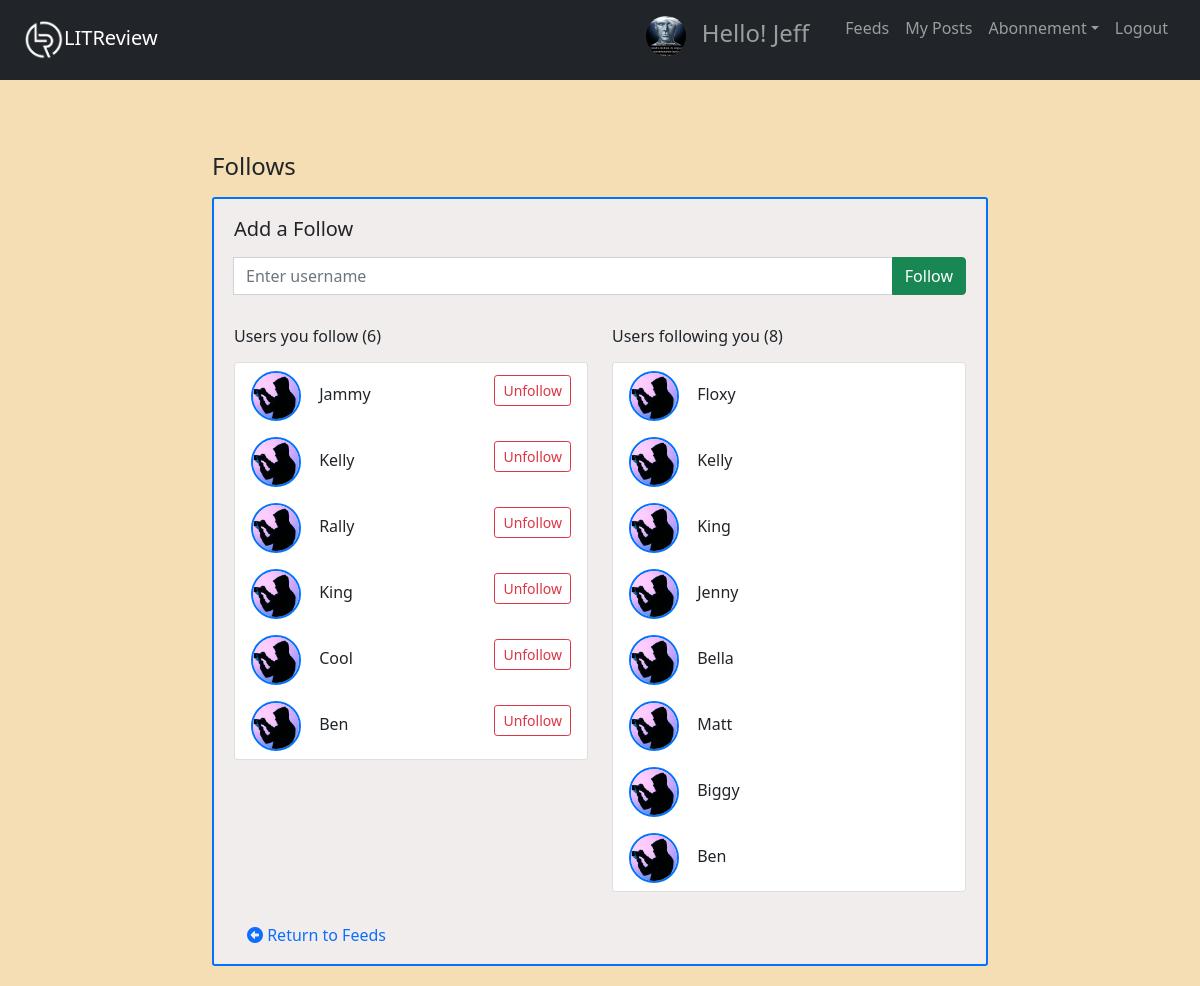
Page /follow_page/ (signed in) on the committed database.
### users/models.py (models this page shows, shortened)
class UserProfile(models.Model):
    user = models.OneToOneField(User, on_delete=models.CASCADE)
    image = models.ImageField(default="default.jpg", upload_to="profile_pics")

### follow_auth/models.py (models this page shows, shortened)
class UserFollows(models.Model):
    user = models.ForeignKey(
        to=settings.AUTH_USER_MODEL, on_delete=models.CASCADE, related_name="following"
    )
    followed_user = models.ForeignKey(
        to=settings.AUTH_USER_MODEL,
        on_delete=models.CASCADE,
        related_name="followed_by",
    )
    class Meta:
        unique_together = ("user", "followed_user")

### users/views.py (the view)
# urls.py: path("follow_page/", f_views.follows_page, name="follows_page"),
@login_required
def follows_page(request):
    if request.method == "POST":
        form = FollowForm(request.POST)
        if form.is_valid():
            try:
                followed_user = User.objects.get(username=request.POST["followed_user"])
                if request.user == followed_user:
                    messages.error(request, "You can't follow yourself!")
                else:
                    try:
                        UserFollows.objects.create(
                            user=request.user, followed_user=followed_user
                        )
                        messages.success(
                            request, f"You are now following {followed_user} !"
                        )
                    except IntegrityError:
                        messages.error(
                            request, f"You are already following {followed_user} !"
                        )
            except User.DoesNotExist:
                messages.error(
                    request, f'The user {form.data["followed_user"]} does not exist.'
                )
    else:
        form = FollowForm()
    user_follows = UserFollows.objects.filter(user=request.user).order_by(
        "followed_user"
    )
    followed_by = UserFollows.objects.filter(followed_user=request.user).order_by(
        "user"
    )
    context = {
        "form": form,
        "user_follows": user_follows,
        "followed_by": followed_by,
        "title": "Follows",
    }
    return render(request, "follow_auth/follow_page.html", context)

### follow_auth/forms.py
class FollowForm(forms.Form):
    followed_user = forms.CharField(
        label=False,
        widget=forms.TextInput(attrs={"placeholder": "Rechercher un utilisateur"}),
    )

### follow_auth/templates/follow_auth/follow_page.html (shortened to what this page needs)
{% extends "feeds/base.html" %}
{% load crispy_forms_tags %}
{% block content %}
<div class="container p-0 mt-4">
  <div class="row mb-2">
    <h4 class="col-8 py-2 mb-0">Follows</h4>
  </div>
</div>
<div class="content-section">
  <h5 class="mb-3 mt-2">Add a Follow</h5>
  <fieldset class="form-group mt-3">
    <form class="input-group mb-3" method="POST">
      <input class="form-control" id="followed_user" type="text" name="followed_user" placeholder="Enter username">
      <div class="input-group-append">
        <button class="btn btn-success" id="button-addon2" type="submit">Follow</button>
      </div>
    </form>
  </fieldset>
  <div class="row">
    <div class="col">
      <h6 class="mb-3">Users you follow ({{ user_follows.count }})</h6>
       {% if user_follows %}
        <div class="card mb-5">
          <ul class="list-group list-group-flush">
            {% for follow in user_follows %}
              <li class="list-group-item">
                <p class="mb-0">
                  <img class="rounded-circle article-img" src="{{ follow.followed_user.userprofile.image.url}}"
                       style="height:50px; width:50px" alt="{{ follow.followed_user.username }} profile picture">
                       {{ follow.followed_user.username }}
                  <a class="btn btn-outline-danger btn-sm float-right mt-1" href="{% url 'confirm-unfollow' follow.id %}">
                    Unfollow
                  </a>
                </p>
              </li>
            {% endfor %}
          </ul>
        </div>
      {% endif %}
    </div>
    <div class="col">
      <h6 class="mb-3">Users following you ({{ followed_by.count }})</h6>
      {% if followed_by %}
        <div class="card mb-4">
          <ul class="list-group list-group-flush">
            {% for follow in followed_by %}
              <li class="list-group-item">
                <p class="mb-0">
                  <img class="rounded-circle article-img" src="{{ follow.user.userprofile.image.url }}"
                       style="height:50px; width:50px" alt="{{ follow.user.username }} profile picture">
                  {{ follow.user.username }}
                </p>
              </li>
            {% endfor %}
          </ul>
        </div>
      {% endif %}
    </div>
  </div>
  <a class="btn btn-link text-decoration-none" href="{% url 'feeds-home' %}"><i class="fas fa-arrow-alt-circle-left"></i> Return to Feeds</a>
</div>
{% endblock content %}

### feeds/templates/feeds/base.html (shortened to what this page needs)
<!DOCTYPE html>
{% load static %}
<html>
<head>
    <link rel="stylesheet" type="text/css" href="{% static 'feeds/css/styles.css'%}?1510690221335">
    <link rel="stylesheet" href="https://cdn.jsdelivr.net/npm/bootstrap@4.3.1/dist/css/bootstrap.min.css" integrity="sha384-
         ggOyR0iXCbMQv3Xipma34MD+dH/1fQ784/j6cY/iJTQUOhcWr7x9JvoRxT2MZw1T">
    <link href="https://cdn.jsdelivr.net/npm/bootstrap@5.0.1/dist/css/bootstrap.min.css" rel="stylesheet">
    <link rel="stylesheet" href="https://cdn.jsdelivr.net/npm/bootstrap-icons@1.7.2/font/bootstrap-icons.css">
</head>
<body>
    <header class="site-header">
    <div id="content", name="content", class="main">
        <div class="row justify-content-center">
            <nav class="navbar navbar-expand-sm bg-dark navbar-dark">
                <div class="container-fluid">
                    <a class="navbar-brand" href=""><img src="{% static 'feeds/img/logo_LITReview.png' %}" width="40" height="40" alt="LITReview logo">LITReview</a>
                    {% if user.is_authenticated%}
                        <div class="collapse navbar-collapse" id="collapsibleNavbar">
                            <ul class="navbar-nav ms-auto">
                                <li class="nav-item">
                                    <h4 class="nav-link hello-msg"><img class="rounded-circle msg-img" src="{{ user.userprofile.image.url }}"/> Hello! {{ user.username}} </h4>
                                </li>
                                <li class="nav-item">
                                    <a class="nav-link" href="{% url 'feeds-home' %}">Feeds</a>
                                </li>
                                <li class="nav-item">
                                    <a class="nav-link" href="{% url 'my-posts' %}">My Posts</a>
                                </li>
                                <li class="nav-item dropdown">
                                    <a class="nav-link dropdown-toggle" href="#" role="button" data-bs-toggle="dropdown">Abonnement</a>
                                </li>
                                <li class="nav-item">
                                    <a class="nav-link" href="/logout">Logout</a>
                                </li>
                            </ul>
                    {% endif %}
                </div>
            </nav>
          </div>
        </header>
        <div id="content", name="content", class="main">
            <div class="row justify-content-center">
                <div class="col-4">
                    {% block content %}
                    {% endblock content %}
                </div>
            </div>
        </div>
</body>
</html>

### feeds/static/feeds/css/styles.css (style rules this page uses)
body, html { margin: 0; padding: 0; height: 100%; background: wheat !important; }
.col-4 { width: 800px !important; }
.col-8 { margin-top: 40px !important; }
.form-group { color: black; }
.msg-img { width: 40px !important; margin-right: 10px; }
.hello-msg { margin-right: 20px; }
.site-header { color: #ffffff; }
.content-section { background: rgb(241, 237, 237); padding: 10px 20px; border: 2px solid rgb(0, 115, 255); border-radius: 3px; margin-bottom: 20px; }
.article-img { height: 50px; width: 50px; border: 2px solid rgb(0, 115, 255); margin-right: 14px; }

### rows in the picture
UserFollows: followed_user.userprofile.image (placeholder picture), followed_user.username "Jammy"
UserFollows: followed_user.userprofile.image (placeholder picture), followed_user.username "Kelly"
UserFollows: followed_user.userprofile.image (placeholder picture), followed_user.username "Rally"
UserFollows: followed_user.userprofile.image (placeholder picture), followed_user.username "King"
UserFollows: followed_user.userprofile.image (placeholder picture), followed_user.username "Cool"
UserFollows: followed_user.userprofile.image (placeholder picture), followed_user.username "Ben"
UserFollows: user.userprofile.image (placeholder picture), user.username "Floxy"
UserFollows: user.userprofile.image (placeholder picture), user.username "Kelly"
UserFollows: user.userprofile.image (placeholder picture), user.username "King"
UserFollows: user.userprofile.image (placeholder picture), user.username "Jenny"
UserFollows: user.userprofile.image (placeholder picture), user.username "Bella"
UserFollows: user.userprofile.image (placeholder picture), user.username "Matt"
UserFollows: user.userprofile.image (placeholder picture), user.username "Biggy"
UserFollows: user.userprofile.image (placeholder picture), user.username "Ben"

### other values in the picture
{{ user.username }} "Jeff"
{{ user_follows.count }} "6"
{{ followed_by.count }} "8"
